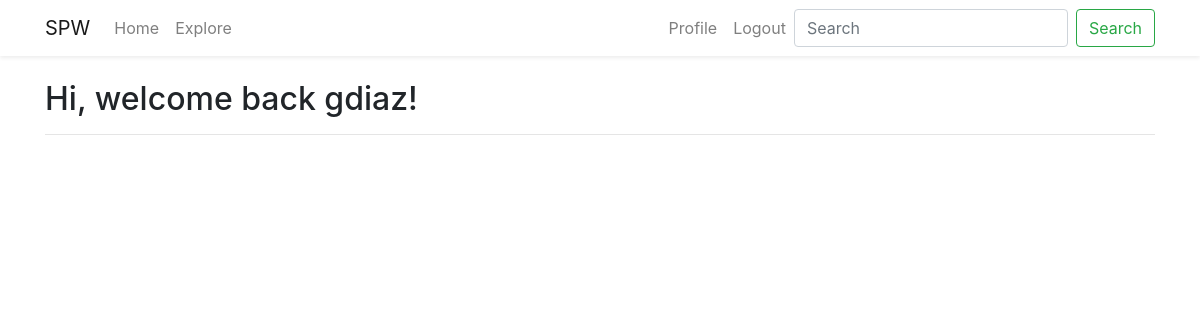
The page /explore (signed in) on the database as committed earlier.
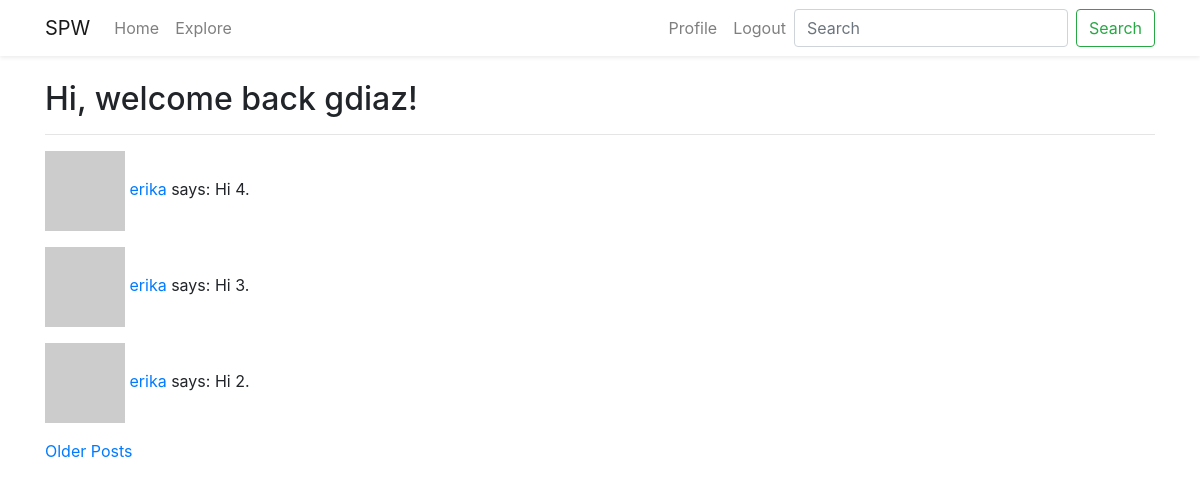
The same page on the database as committed later.
### src/models.py (models this page shows, shortened)
class User(UserMixin, db.Model):
    id = db.Column(db.Integer, primary_key=True)
    username = db.Column(db.String(64), index=True, unique=True)
    email = db.Column(db.String(128), index=True, unique=True)
    password_hash = db.Column(db.String(128))
    posts = db.relationship('Post', backref='author', lazy='dynamic')
    about_me = db.Column(db.String(140))
    last_seen = db.Column(db.DateTime, default=datetime.utcnow)
    following = db.relationship(
        'User', secondary=followers,
        primaryjoin=(followers.c.follower_id == id),
        secondaryjoin=(followers.c.following_id == id),
        backref=db.backref('followers', lazy='dynamic'),
        lazy='dynamic',
    )
    def avatar(self, size):
        digest = md5(self.email.lower().encode('utf-8')).hexdigest()
        return f"https://www.gravatar.com/avatar/{digest}?d=robohash&s={size}"

class Post(db.Model):
    id = db.Column(db.Integer, primary_key=True)
    body = db.Column(db.String(140))
    timestamp = db.Column(db.DateTime, index=True, default=datetime.utcnow)
    user_id = db.Column(db.Integer, db.ForeignKey('user.id'))

### src/routes.py (the view)
@app.route('/explore')
@login_required
def explore():
    page = request.args.get(key='page', default=1, type=int)
    posts = Post.query.order_by(Post.timestamp.desc()).paginate(
        page=page,
        per_page=app.config['POST_PER_PAGE'],
        error_out=False,
    )
    next_page = url_for('index', page=posts.next_num) if posts.has_next else None
    prev_page = url_for('index', page=posts.prev_num) if posts.has_prev else None
    return render_template('index.html', title='Explore', posts=posts.items, next_page=next_page, prev_page=prev_page)

### src/models.py (called while the page is built)
@login.user_loader
def load_user(idx):
    return User.query.get(int(idx))

### src/routes.py (called while the page is built)
@app.before_request
def before_request():
    if current_user.is_authenticated:
        current_user.last_seen = datetime.utcnow()
        db.session.commit()

### src/templates/index.html (shortened to what this page needs)
{% extends "base.html" %}
{% block content %}
    <h2> Hi, welcome back {{ current_user.username }}! </h2>
    <hr>
    {% for post in posts %}
        {% include "includes/_post.html" %}
    {% endfor %}
    {% if next_page %}
        <a href="{{ next_page }}">Older Posts</a>
    {% endif %}
{% endblock %}

### src/templates/base.html (shortened to what this page needs)
<!DOCTYPE html>
<html lang="en">
<head>
    <link rel="stylesheet" href="https://stackpath.bootstrapcdn.com/bootstrap/4.1.1/css/bootstrap.min.css"
>
    <link rel="stylesheet" href="https://use.fontawesome.com/releases/v5.1.0/css/all.css"
>
</head>
<body>
{% include "includes/_navbar.html" %}
<br>
<div class="container">
    {% block content %}{% endblock %}
</div>
</body>
</html>

### src/templates/includes/_navbar.html (shortened to what this page needs)
<nav class="navbar navbar-expand-lg navbar-light shadow-sm">
    <div class="container">
        <a class="navbar-brand" href="/">SPW</a>
        <div class="collapse navbar-collapse" id="navbarSupportedContent">
            <ul class="navbar-nav mr-auto">
                <li class="nav-item">
                    <a class="nav-link" href="{{ url_for('index') }}">Home</a>
                </li>
                <li class="nav-item">
                    <a class="nav-link" href="{{ url_for('explore') }}">Explore</a>
                </li>
            </ul>
            <ul class="navbar-nav ml-auto">
                {% if current_user.is_anonymous %}
                    <li class="nav-item">
                        <a href="{{ url_for('login') }}" class="nav-link">Login</a>
                    </li>
                {% else %}
                    <li class="nav-item">
                        <a href="{{ url_for('user', username=current_user.username) }}" class="nav-link">Profile</a>
                    </li>
                    <li class="nav-item">
                        <a href="{{ url_for('logout') }}" class="nav-link">Logout</a>
                    </li>
                {% endif %}
            </ul>
            <form class="form-inline my-2 my-lg-0">
                <input class="form-control mr-sm-2" type="search" placeholder="Search" aria-label="Search">
                <button class="btn btn-outline-success my-2 my-sm-0" type="submit">Search</button>
            </form>
        </div>
    </div>
</nav>

### src/templates/includes/_post.html
<p>
    <img src="{{ post.author.avatar(36) }}" alt="Profile Image">
    <a href="{{ url_for('user', username=post.author.username) }}">
        {{ post.author.username }}
    </a>
    says: {{ post.body }}
</p>

Rows that differ between the two databases and show on the page:
added Post: author.username "erika", body "Hi 4."
added Post: author.username "erika", body "Hi 3."
added Post: author.username "erika", body "Hi 2."
Other text that changed with them:
text now shown: "Older Posts"
